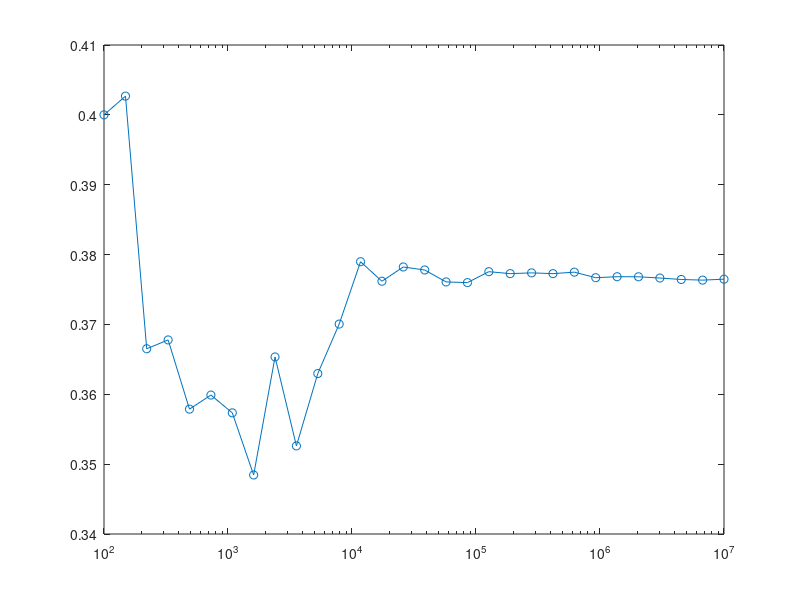

Here is the MATLAB script that generated this plot: (Note: this script raises an error after producing the figure.)
%% Problem 6(b)

clear;
clc;
close all;
P_exact = 23*pi/192;
N_values = round(logspace(2,7,30));
N_max = max(N_values);

X = rand(N_max,1);
Y = rand(N_max,1);
Z = rand(N_max,1);

success = (X.^2 + Y.^2 < Z) & (Z.^2 > X.*Y);

cumulative_success = cumsum(success);

P_hat = zeros(size(N_values));

for k = 1:length(N_values)

    N = N_values(k);

    P_hat(k) = cumulative_success(N)/N;

end

%% Display results

fprintf('Analytic probability = %.4f\n',P_exact);

fprintf('Monte Carlo estimate at N = %d: %.4f\n',...
    N_values(end),P_hat(end));

%% Plot

figure;

semilogx(N_values,P_hat,'o-');

hold on;

yline(P_exact,'--');

xlabel('Sample size N');

ylabel('Estimated probability');

title('Monte Carlo Estimate');

legend('Monte Carlo estimate','Analytic value',...
    'Location','best');

grid on;

xlim([min(N_values),max(N_values)]);

ylim([0.35,0.40]);

hold off;
